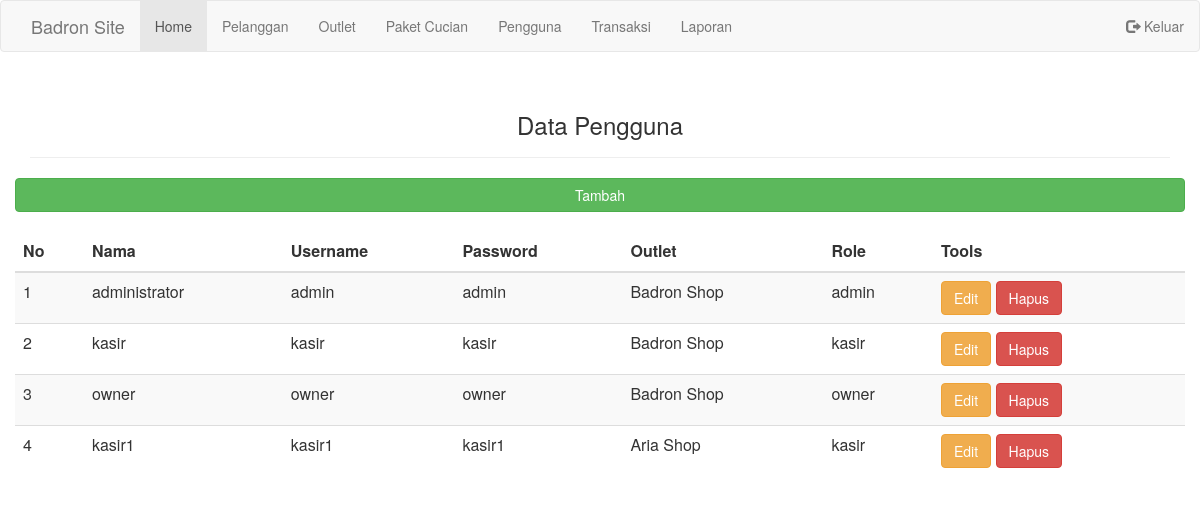
/admin/pengguna.php (signed in), run on the app's committed database.
### tables this page shows
CREATE TABLE `tb_user` (
  `id` int(11) NOT NULL,
  `nama_user` varchar(100) NOT NULL,
  `username` varchar(30) NOT NULL,
  `password` text NOT NULL,
  `id_outlet` int(11) NOT NULL,
  `role` enum('admin','kasir','owner') NOT NULL
);

CREATE TABLE `tb_outlet` (
  `id_outlet` int(11) NOT NULL,
  `nama` varchar(100) NOT NULL,
  `alamat` text NOT NULL,
  `tlp` varchar(15) NOT NULL
);

### admin/pengguna.php (the view, shortened to what this page needs)
<?php include "menubar.php";  ?>
<div class="container">
	<div class="page-header" align="middle">
			<h3>Data Pengguna</h3>
	</div>
	<div class="row">
		<a href="pengguna-tambah.php" class="btn btn-success btn-block">Tambah</a>
		<br>
		<table class="table table-striped">
		  <thead>
		    <tr>
		      <th scope="col">No</th>
		      <th scope="col">Nama</th>
		      <th scope="col">Username</th>
		      <th scope="col">Password</th>
		      <th scope="col">Outlet</th>
		      <th scope="col">Role</th>
		      <th scope="col">Tools</th>
		    </tr>
		  </thead>
		  <tbody>
		    <?php
		    	$sql = "SELECT * FROM tb_user,tb_outlet where tb_user.id_outlet = tb_outlet.id_outlet";
		    	$query = mysqli_query($koneksi,$sql);
		    	$no=1;
		    	while ($data = mysqli_fetch_array($query)) {
		    ?>
		    <tr>
		    	<td><?php echo $no; ?></td>
		    	<td><?php echo $data['nama_user']; ?></td>
		    	<td><?php echo $data['username']; ?></td>
		    	<td><?php echo $data['password']; ?></td>
		    	<td><?php echo $data['nama']; ?></td>
		    	<td><?php echo $data['role']; ?></td>
		    	<td><a href="pengguna-edit.php?id=<?php echo $data['id']; ?>" class="btn btn-warning">Edit</a>
		    	<a href="pengguna-hapus.php?id=<?php echo $data['id']; ?>" class="btn btn-danger">Hapus</a></td>
		    </tr>
		    <?php
			    $no++;
				}
			?>
		  </tbody>
		</table>
	</div>
</div>

### admin/menubar.php (shortened to what this page needs)
<!doctype>
<html>
	<head>
		<link href="../css/bootstrap.css" rel="stylesheet">
	</head>
	<body>
		<div class="container-fluid">
			<div class="row">
				<div class="col-lg-12 navbar navbar-default">
					<div class="navbar-brand">
						Badron Site
					</div>
					<ul class="nav navbar-nav">
						<li class="active"><a href="admin.php"> Home</a></li>
						<li><a href="pelanggan.php"> Pelanggan</a></li>
						<li><a href="outlet.php"> Outlet</a></li>
						<li><a href="paket.php"> Paket Cucian</a></li>
						<li><a href="pengguna.php"> Pengguna</a></li>
						<li><a href="transaksi.php"> Transaksi</a></li>
						<li><a href="laporan.php"> Laporan</a></li>
					</ul>
					<ul class="nav navbar-nav navbar-right">
						<li><a href="../logout.php"><span class="glyphicon glyphicon-log-out"></span> Keluar</a></li>
					</ul>
				</div>
			</div>
		</div>
	</body>
</html>

### data on the page
tb_user: nama_user "administrator", username "admin", password "admin", id_outlet.nama "Badron Shop", role "admin"
tb_user: nama_user "kasir", username "kasir", password "kasir", id_outlet.nama "Badron Shop", role "kasir"
tb_user: nama_user "owner", username "owner", password "owner", id_outlet.nama "Badron Shop", role "owner"
tb_user: nama_user "kasir1", username "kasir1", password "kasir1", id_outlet.nama "Aria Shop", role "kasir"
